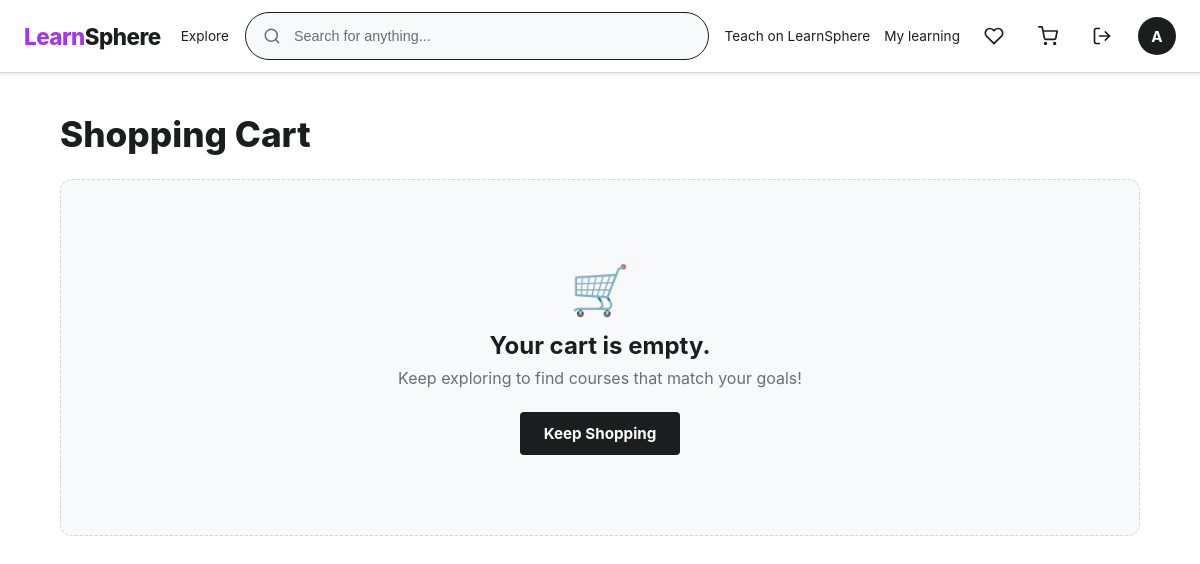
The page /cart (signed in) on the database as committed earlier.
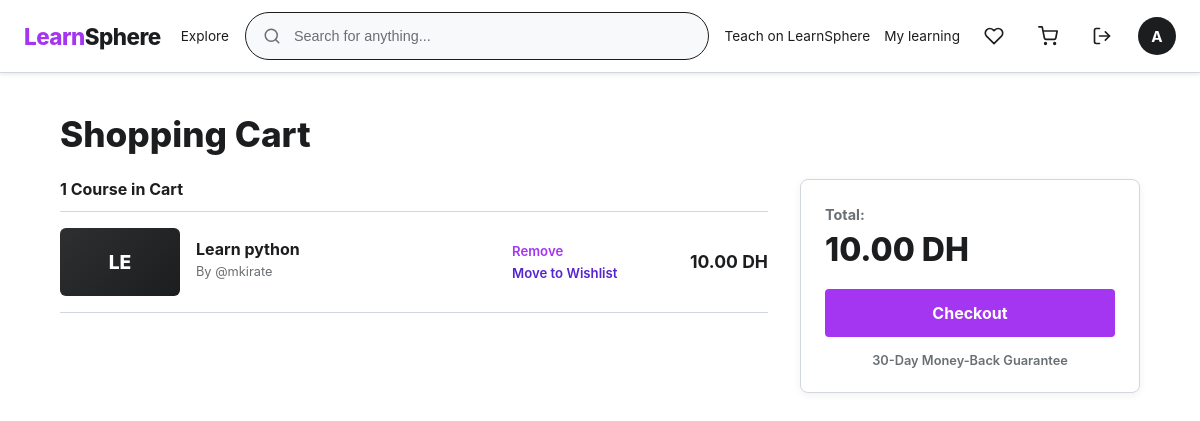
The same page on the database as committed later.
### item/models.py (models this page shows, shortened)
class CardItem(models.Model):
    cart = models.ForeignKey(Cart, on_delete=models.CASCADE, related_name='items')
    course = models.ForeignKey(Course, on_delete=models.CASCADE, related_name='cart_items')
    added_at = models.DateTimeField(auto_now_add=True)
    class Meta:
        constraints = [
            models.UniqueConstraint(fields=['cart', 'course'],
                                    name='unique_course_in_cart')
        ]

class Course(models.Model):
    title = models.CharField(max_length=255)
    image = models.ImageField(null=True, blank=True)
    description = models.TextField(null=True, blank=True)
    language = models.CharField(max_length=255, default='English')
    author = models.ForeignKey(User, on_delete=models.CASCADE, related_name='courses')
    topics = models.ManyToManyField(Topic, related_name='courses', blank=True)
    price = models.DecimalField(max_digits=10, decimal_places=2, default=0.0,
                                validators=[
                                    MinValueValidator(0)
                                ])
    discount = models.DecimalField(decimal_places=2, max_digits=10, default=0,
                                   validators=[
                                       MinValueValidator(0),
                                       MaxValueValidator(100),
                                   ])
    visitor = models.PositiveIntegerField(default=0)
    bestseller = models.BooleanField(default=False)
    published = models.BooleanField(default=True)
    created_at = models.DateTimeField(auto_now_add=True)
    updated_at = models.DateTimeField(auto_now=True)
    def get_final_price(self):
        final_price = self.price * (Decimal('1') - self.discount / Decimal('100'))
        return final_price

### account_auth/models.py (models this page shows)
class User(AbstractUser):
    image = models.ImageField(null=True, blank=True)
    bio = models.TextField(null=True, blank=True)
    email = models.EmailField(unique=True)
    username = models.CharField(max_length=150, unique=True)

### item/views.py (the view, shortened to what this page needs)
# urls.py: path('cart', views.cart_view, name='cart'),
@login_required(login_url='login')
def cart_view(request):
    query = request.GET.get('query', '')
    cart, created = Cart.objects.get_or_create(user=request.user)
    items = cart.items.select_related('course')
    total_price = sum(item.course.get_final_price() for item in items)
    total_price = round(total_price, 2)
    context = {'items': items, 'total_price': total_price}
    return render(request, 'cart.html', context)

### item/templates/cart.html (shortened to what this page needs)
{% extends 'main.html' %}
{% load static %}
{% block extra_css %}
    <link rel="stylesheet" href="{% static 'css/item/cart.css' %}">
{% endblock %}
{% block content %}
<div class="cart-container">
    <h1 class="cart-title">Shopping Cart</h1>
    {% if items %}
        <div class="cart-layout">
            <div class="cart-items-list">
                <p class="cart-count-header">{{ items|length }} Course{% if items|length > 1 %}s{% endif %} in Cart</p>
                {% for item in items %}
                    <div class="cart-item-card">
                        <div class="cart-item-media">
                            <a href="{% url 'course-detail' item.course.id %}">
                                {% if item.course.image %}
                                    <img src="{{ item.course.image.url }}" alt="{{ item.course.title }}" class="cart-item-img">
                                {% else %}
                                    <div class="cart-item-placeholder">
                                        <span>{{ item.course.title|slice:':2'|upper }}</span>
                                    </div>
                                {% endif %}
                            </a>
                        </div>
                        <div class="cart-item-details">
                            <h2 class="item-course-title">
                                <a href="{% url 'course-detail' item.course.id %}">
                                    {{ item.course.title }}
                                </a>
                            </h2>
                            <p class="item-course-author">
                                By <a href="{% url 'profile' item.course.author.id %}">@{{ item.course.author.username }}</a>
                            </p>
                        </div>
                        <div class="cart-item-actions">
                            <a href="{% url 'delete-item-cart' item.id %}" class="btn-cart-action text-danger">Remove</a>
                            <a href="{% url 'move-cart' item.course.id %}" class="btn-cart-action">Move to Wishlist</a>
                        </div>
                        <div class="cart-item-price">
                            <strong>{{ item.course.price }} DH</strong>
                        </div>
                    </div>
                {% endfor %}
            </div>
            <div class="cart-summary-sidebar">
                <div class="summary-card">
                    <span class="summary-label">Total:</span>
                    <div class="summary-total-price">{{ total_price }} DH</div>
                    <a href="{% url 'checkout' %}" class="btn-checkout">
                        Checkout
                    </a>
                    <div class="summary-guarantee">
                        <span>30-Day Money-Back Guarantee</span>
                    </div>
                </div>
            </div>
        </div>
    {% else %}
        <div class="cart-empty-state">
            <div class="empty-icon">🛒</div>
            <h2>Your cart is empty.</h2>
            <p>Keep exploring to find courses that match your goals!</p>
            <a href="{% url 'home' %}" class="btn-explore">Keep Shopping</a>
        </div>
    {% endif %}
</div>
{% endblock %}

Rows that differ between the two databases and show on the page:
added CardItem: course "LE", course "Learn python", course.author.username "mkirate", course.price "10.00"
Other text that changed with them:
{{ items|length }}: (not shown) → "1"
{{ total_price }}: (not shown) → "10.00"
text no longer shown: "🛒 Your cart is empty. Keep exploring to find courses that match your goals! Keep Shopping"
text now shown: "Course in Cart Total: DH Checkout 30-Day Money-Back Guarantee"
